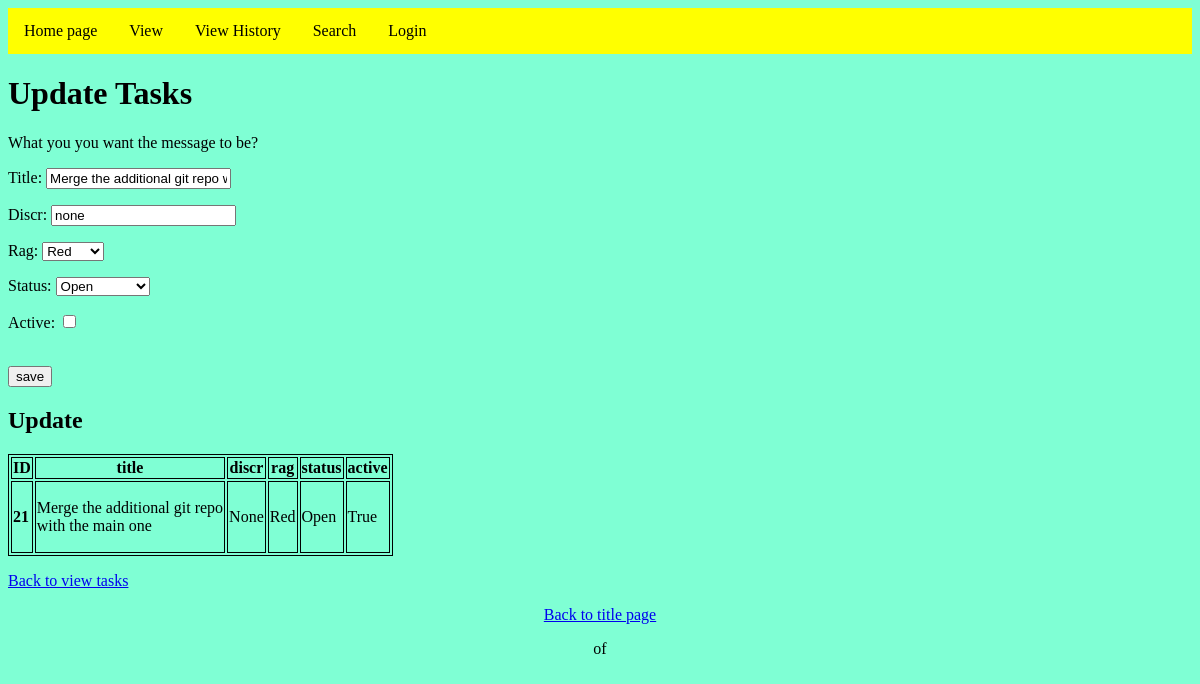
The app's page /view/update/21/ (signed in), older data.
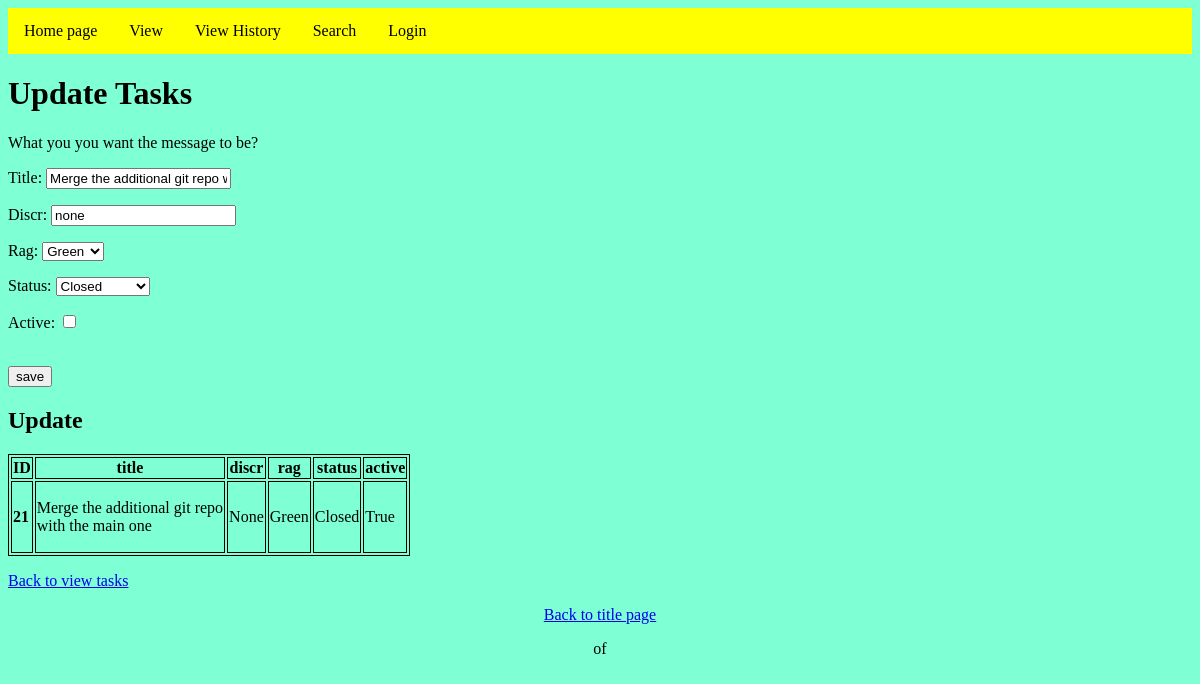
The same page, newer data.
### taskmanager/models.py (models this page shows, shortened)
class Task(models.Model):
    title = models.CharField(max_length=255)
    discr = models.CharField(max_length=255)
    rag = models.CharField(max_length=255)
    status = models.CharField(max_length=255)
    active = models.BooleanField()

### taskmanager/views.py (the view)
# urls.py: path("view/update/<pk>/", views.TaskUpdateView.as_view(), name="update"),
class TaskUpdateView(ContextDataMixim, LoginRequiredMixin, generic.UpdateView):
    model = Task
    title = "Update"
    form_class = TaskForm
    template_name = "update.html"
    context_object_name = "task"
    success_url = "/view"

### taskmanager/forms.py
class TaskForm(forms.ModelForm):
    rag_choices = [("Red", "Red"), ("Amber", "Amber"), ("Green", "Green")]
    status_choices = [
        ("Open", "Open"),
        ("In_Progress", "In_Progress"),
        ("Closed", "Closed"),
        ("Deleted", "Deleted"),
    ]
    active_choices = [(True, "True"), (False, "False")]
    title = forms.CharField(max_length=255)
    discr = forms.CharField(max_length=255)
    rag = forms.ChoiceField(choices=rag_choices)
    status = forms.ChoiceField(choices=status_choices)
    active = forms.BooleanField(required=False)
    class Meta:
        model = Task  # Specify the model associated with this form
        fields = ["title", "discr", "rag", "status"]

### my_task_manager/custom_filters.py (called while the page is built)
@register.filter(name="add_line_breaks")
def add_line_breaks(inputted, line_break_num):
    words = inputted.split()
    result = []
    for i, word in enumerate(words, start=1):
        result.append(word)
        if i % line_break_num == 0 and i != len(words):
            result.append("\n")
    result = " ".join(result)
    return result

### taskmanager/templates/update.html (shortened to what this page needs)
{% extends 'base_layout.html' %}
{% load static %}
{% block content %}
<h1>Update Tasks </h1>
<form method="POST" action="{% url 'update' pk=object.pk %}">
    <p>What you you want the message to be? </p>
    {{ form.as_p }}
    <br>
    <input type="submit" value="save">
</form>
{% endblock %}

### taskmanager/templates/base_layout.html (shortened to what this page needs)
{% load static %}{% load mytags %}
<!DOCTYPE html>
<html>
{% block head %}
<head id="head_stuff">
    <link rel="stylesheet" href={% static "mainstatic.css" %}>
    <ul class="top">
        <li><a href="{% url 'main' %}">Home page</a></li>
        <li><a href="{% url 'view_tasks' %}">View</a></li>
        <li><a href="{% url 'view_history'%}">View History</a></li>
        <li><a href="{% url 'search' %}">Search</a></li>
        {% if user.is_authenticated %}
            <li><a href="{% url 'logout' %}">Logout</a></li>
            <li><a href="">Logged in as {{user}}<a/></li>
        {% else %}
            <li><a href="{% url 'login' %}">Login</a></li>
        {% endif %}
    </ul>
</head>
{% endblock %}
    {% block content %}{% endblock %}
{% block table %}
    <h2>{{title}}</h2>
    <table>
    <tr>{% for field in fields %}<th>{{ field.verbose_name }}</th>{% endfor %}</tr>
    <tr>
        <td><b>{{ task.id }}</b></td>
        <td>{{ task.title|capfirst|add_line_breaks:5|linebreaks }}</td>
        <td>{{ task.discr|capfirst|add_line_breaks:5|linebreaks }}</td>
        <td>{{ task.rag|capfirst }}</td>
        <td>{{ task.status|capfirst }}</td>
        <td>{{ task.active|capfirst }}</td>
    </tr>
    </table>
    <p><a href="/view">Back to view tasks</a></p>
{% endblock %}
{% block pagin %}
<div class='pagination-container'>
<p><a href="{% url 'main' %}">Back to title page</a></p>
    <div class="pagination">
        <span class="step-links">
            <span class="current">
                <p>{{page_obj.number}} of {{page_obj.paginator.num_pages}}</p>
            </span>
        </span>
    </div>
{% endblock %}
</html>

Row changes from the older to the newer data that the page shows:
changed Task "Merge the additional git repo with the main one": rag "Red" → "Green"; status "Open" → "Closed"
